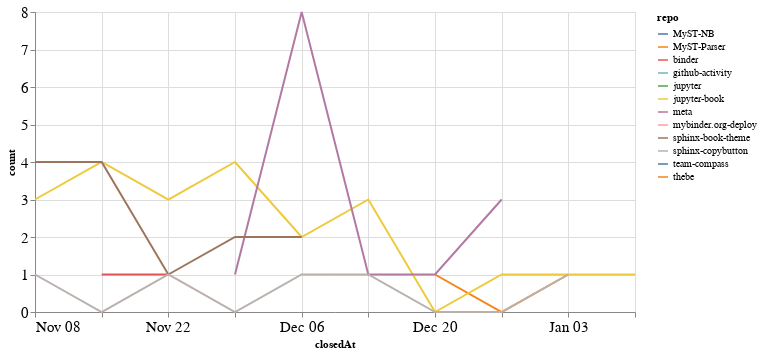

The code cell stored with this chart in its notebook:
### Code cell
closed_by_time = closed_by.groupby('repo').resample('W', on='closedAt').count()['author'].reset_index()
closed_by_time = closed_by_time.rename(columns={'author': 'count'})

alt.Chart(closed_by_time, width=600).mark_line().encode(
    x='closedAt',
    y='count',
    color='repo',
    tooltip="repo"
)

### Figure 1 — Vega-Lite specification as saved in the notebook (floating-point values rounded to 4 significant figures)
{"config": {"axisLeft": {"labelFontSize": 15}, "axisBottom": {"labelFontSize": 15}}, "data": {"name": "data-e1546153103fedf517fa6dfb9e2c8ed9"}, "mark": "line", "encoding": {"color": {"type": "nominal", "field": "repo"}, "tooltip": {"type": "nominal", "field": "repo"}, "x": {"type": "temporal", "field": "closedAt"}, "y": {"type": "quantitative", "field": "count"}}, "width": 600, "$schema": "https://vega.github.io/schema/vega-lite/v4.8.1.json", "datasets": {"data-e1546153103fedf517fa6dfb9e2c8ed9": [{"repo": "MyST-NB", "closedAt": "2020-11-22T00:00:00", "count": 3}, {"repo": "MyST-Parser", "closedAt": "2020-12-20T00:00:00", "count": 1}, {"repo": "MyST-Parser", "closedAt": "2020-12-27T00:00:00", "count": 0}, {"repo": "MyST-Parser", "closedAt": "2021-01-03T00:00:00", "count": 1}, {"repo": "binder", "closedAt": "2020-11-15T00:00:00", "count": 1}, {"repo": "binder", "closedAt": "2020-11-22T00:00:00", "count": 1}, {"repo": "github-activity", "closedAt": "2020-12-13T00:00:00", "count": 1}, {"repo": "jupyter", "closedAt": "2020-12-20T00:00:00", "count": 1}, {"repo": "jupyter-book", "closedAt": "2020-11-08T00:00:00", "count": 3}, {"repo": "jupyter-book", "closedAt": "2020-11-15T00:00:00", "count": 4}, {"repo": "jupyter-book", "closedAt": "2020-11-22T00:00:00", "count": 3}, {"repo": "jupyter-book", "closedAt": "2020-11-29T00:00:00", "count": 4}, {"repo": "jupyter-book", "closedAt": "2020-12-06T00:00:00", "count": 2}, {"repo": "jupyter-book", "closedAt": "2020-12-13T00:00:00", "count": 3}, {"repo": "jupyter-book", "closedAt": "2020-12-20T00:00:00", "count": 0}, {"repo": "jupyter-book", "closedAt": "2020-12-27T00:00:00", "count": 1}, {"repo": "jupyter-book", "closedAt": "2021-01-03T00:00:00", "count": 1}, {"repo": "jupyter-book", "closedAt": "2021-01-10T00:00:00", "count": 1}, {"repo": "meta", "closedAt": "2020-11-29T00:00:00", "count": 1}, {"repo": "meta", "closedAt": "2020-12-06T00:00:00", "count": 8}, {"repo": "meta", "closedAt": "2020-12-13T00:00:00", "count": 1}, {"repo": "meta", "closedAt": "2020-12-20T00:00:00", "count": 1}, {"repo": "meta", "closedAt": "2020-12-27T00:00:00", "count": 3}, {"repo": "mybinder.org-deploy", "closedAt": "2020-12-06T00:00:00", "count": 1}, {"repo": "sphinx-book-theme", "closedAt": "2020-11-08T00:00:00", "count": 4}, {"repo": "sphinx-book-theme", "closedAt": "2020-11-15T00:00:00", "count": 4}, {"repo": "sphinx-book-theme", "closedAt": "2020-11-22T00:00:00", "count": 1}, {"repo": "sphinx-book-theme", "closedAt": "2020-11-29T00:00:00", "count": 2}, {"repo": "sphinx-book-theme", "closedAt": "2020-12-06T00:00:00", "count": 2}, {"repo": "sphinx-copybutton", "closedAt": "2020-11-08T00:00:00", "count": 1}, {"repo": "sphinx-copybutton", "closedAt": "2020-11-15T00:00:00", "count": 0}, {"repo": "sphinx-copybutton", "closedAt": "2020-11-22T00:00:00", "count": 1}, {"repo": "sphinx-copybutton", "closedAt": "2020-11-29T00:00:00", "count": 0}, {"repo": "sphinx-copybutton", "closedAt": "2020-12-06T00:00:00", "count": 1}, {"repo": "sphinx-copybutton", "closedAt": "2020-12-13T00:00:00", "count": 1}, {"repo": "sphinx-copybutton", "closedAt": "2020-12-20T00:00:00", "count": 0}, {"repo": "sphinx-copybutton", "closedAt": "2020-12-27T00:00:00", "count": 0}, {"repo": "sphinx-copybutton", "closedAt": "2021-01-03T00:00:00", "count": 1}, {"repo": "team-compass", "closedAt": "2020-12-20T00:00:00", "count": 1}, {"repo": "thebe", "closedAt": "2020-12-27T00:00:00", "count": 2}]}}
